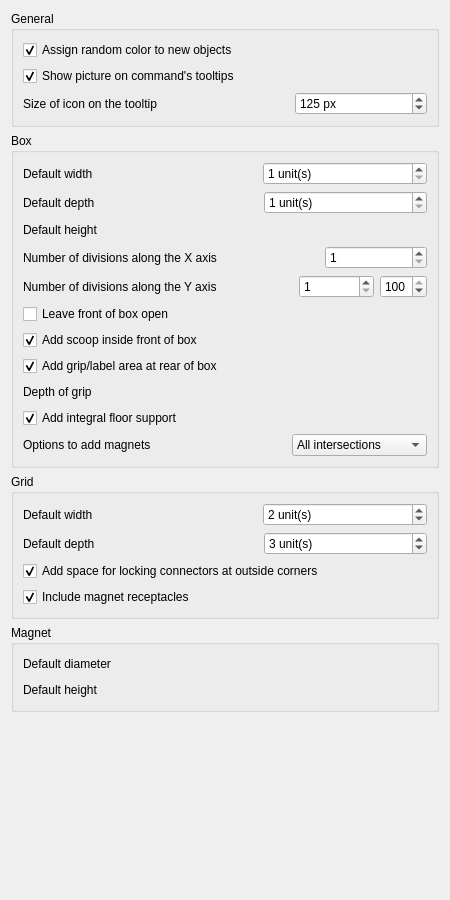
<?xml version="1.0" encoding="UTF-8"?>
<ui version="4.0">
 <class>FreeGridGui::PreferencesFreeGrid</class>
 <widget class="QWidget" name="FreeGridGui::PreferencesFreeGrid">
  <property name="geometry">
   <rect>
    <x>0</x>
    <y>0</y>
    <width>450</width>
    <height>900</height>
   </rect>
  </property>
  <property name="windowTitle">
   <string>General</string>
  </property>
  <layout class="QGridLayout" name="gridLayout">
   <item row="2" column="0">
    <widget class="QGroupBox" name="Grid">
     <property name="title">
      <string>Grid</string>
     </property>
     <layout class="QVBoxLayout" name="verticalLayout_3">
      <item>
       <layout class="QHBoxLayout" name="horizontalLayout_3">
        <property name="topMargin">
         <number>0</number>
        </property>
        <item>
         <widget class="QLabel" name="label_3">
          <property name="text">
           <string>Default width</string>
          </property>
         </widget>
        </item>
        <item>
         <spacer name="horizontalSpacer_3">
          <property name="orientation">
           <enum>Qt::Horizontal</enum>
          </property>
          <property name="sizeHint" stdset="0">
           <size>
            <width>40</width>
            <height>20</height>
           </size>
          </property>
         </spacer>
        </item>
        <item>
         <widget class="Gui::PrefSpinBox" name="GridWidth">
          <property name="sizePolicy">
           <sizepolicy hsizetype="MinimumExpanding" vsizetype="Fixed">
            <horstretch>0</horstretch>
            <verstretch>0</verstretch>
           </sizepolicy>
          </property>
          <property name="toolTip">
           <string>Number of 50[mm] units in X direction</string>
          </property>
          <property name="suffix">
           <string> unit(s)</string>
          </property>
          <property name="value">
           <number>2</number>
          </property>
          <property name="prefEntry" stdset="0">
           <cstring>GridWidth</cstring>
          </property>
          <property name="prefPath" stdset="0">
           <cstring>Mod/FreeGrid</cstring>
          </property>
         </widget>
        </item>
       </layout>
      </item>
      <item>
       <layout class="QHBoxLayout" name="horizontalLayout_4">
        <property name="topMargin">
         <number>0</number>
        </property>
        <item>
         <widget class="QLabel" name="label_4">
          <property name="text">
           <string>Default depth</string>
          </property>
         </widget>
        </item>
        <item>
         <spacer name="horizontalSpacer_4">
          <property name="orientation">
           <enum>Qt::Horizontal</enum>
          </property>
          <property name="sizeHint" stdset="0">
           <size>
            <width>40</width>
            <height>20</height>
           </size>
          </property>
         </spacer>
        </item>
        <item>
         <widget class="Gui::PrefSpinBox" name="GridDepth">
          <property name="sizePolicy">
           <sizepolicy hsizetype="MinimumExpanding" vsizetype="Fixed">
            <horstretch>0</horstretch>
            <verstretch>0</verstretch>
           </sizepolicy>
          </property>
          <property name="toolTip">
           <string>Number of 50[mm] units in Y direction</string>
          </property>
          <property name="suffix">
           <string> unit(s)</string>
          </property>
          <property name="value">
           <number>3</number>
          </property>
          <property name="prefEntry" stdset="0">
           <cstring>GridDepth</cstring>
          </property>
          <property name="prefPath" stdset="0">
           <cstring>Mod/FreeGrid</cstring>
          </property>
         </widget>
        </item>
       </layout>
      </item>
      <item>
       <widget class="Gui::PrefCheckBox" name="CornerConnectors">
        <property name="text">
         <string>Add space for locking connectors at outside corners</string>
        </property>
        <property name="checked">
         <bool>true</bool>
        </property>
        <property name="prefEntry" stdset="0">
         <cstring>CornerConnectors</cstring>
        </property>
        <property name="prefPath" stdset="0">
         <cstring>Mod/FreeGrid</cstring>
        </property>
       </widget>
      </item>
      <item>
       <widget class="Gui::PrefCheckBox" name="IncludeMagnets">
        <property name="enabled">
         <bool>true</bool>
        </property>
        <property name="text">
         <string>Include magnet receptacles</string>
        </property>
        <property name="checked">
         <bool>true</bool>
        </property>
        <property name="prefEntry" stdset="0">
         <cstring>IncludeMagnets</cstring>
        </property>
        <property name="prefPath" stdset="0">
         <cstring>Mod/FreeGrid</cstring>
        </property>
       </widget>
      </item>
     </layout>
    </widget>
   </item>
   <item row="0" column="0">
    <widget class="QGroupBox" name="General">
     <property name="title">
      <string>General</string>
     </property>
     <layout class="QVBoxLayout" name="verticalLayout">
      <item>
       <widget class="Gui::PrefCheckBox" name="RandomColor">
        <property name="toolTip">
         <string>This setting is different from the Part Design/Part setting</string>
        </property>
        <property name="text">
         <string>Assign random color to new objects</string>
        </property>
        <property name="checked">
         <bool>true</bool>
        </property>
        <property name="prefEntry" stdset="0">
         <cstring>RandomColor</cstring>
        </property>
        <property name="prefPath" stdset="0">
         <cstring>Mod/FreeGrid</cstring>
        </property>
       </widget>
      </item>
      <item>
       <widget class="Gui::PrefCheckBox" name="tooltipPicture">
        <property name="toolTip">
         <string>Command's icon is showed in the tooltip (need restart)</string>
        </property>
        <property name="text">
         <string>Show picture on command's tooltips</string>
        </property>
        <property name="checked">
         <bool>true</bool>
        </property>
        <property name="prefEntry" stdset="0">
         <cstring>tooltipPicture</cstring>
        </property>
        <property name="prefPath" stdset="0">
         <cstring>Mod/FreeGrid</cstring>
        </property>
       </widget>
      </item>
      <item>
       <layout class="QHBoxLayout" name="horizontalLayout_6">
        <property name="topMargin">
         <number>0</number>
        </property>
        <item>
         <widget class="QLabel" name="label_6">
          <property name="text">
           <string>Size of icon on the tooltip</string>
          </property>
         </widget>
        </item>
        <item>
         <spacer name="horizontalSpacer_6">
          <property name="orientation">
           <enum>Qt::Horizontal</enum>
          </property>
          <property name="sizeHint" stdset="0">
           <size>
            <width>40</width>
            <height>20</height>
           </size>
          </property>
         </spacer>
        </item>
        <item>
         <widget class="Gui::PrefSpinBox" name="iconTooltipSize">
          <property name="sizePolicy">
           <sizepolicy hsizetype="MinimumExpanding" vsizetype="Fixed">
            <horstretch>0</horstretch>
            <verstretch>0</verstretch>
           </sizepolicy>
          </property>
          <property name="toolTip">
           <string>Icon size (need restart)</string>
          </property>
          <property name="suffix">
           <string notr="true"> px</string>
          </property>
          <property name="minimum">
           <number>25</number>
          </property>
          <property name="maximum">
           <number>512</number>
          </property>
          <property name="singleStep">
           <number>5</number>
          </property>
          <property name="value">
           <number>125</number>
          </property>
          <property name="displayIntegerBase">
           <number>10</number>
          </property>
          <property name="prefEntry" stdset="0">
           <cstring>iconTooltipSize</cstring>
          </property>
          <property name="prefPath" stdset="0">
           <cstring>Mod/FreeGrid</cstring>
          </property>
         </widget>
        </item>
       </layout>
      </item>
     </layout>
    </widget>
   </item>
   <item row="4" column="0">
    <spacer name="verticalSpacer">
     <property name="orientation">
      <enum>Qt::Vertical</enum>
     </property>
     <property name="sizeHint" stdset="0">
      <size>
       <width>20</width>
       <height>40</height>
      </size>
     </property>
    </spacer>
   </item>
   <item row="1" column="0">
    <widget class="QGroupBox" name="Box">
     <property name="title">
      <string>Box</string>
     </property>
     <layout class="QVBoxLayout" name="verticalLayout_2">
      <item>
       <layout class="QHBoxLayout" name="horizontalLayout">
        <property name="topMargin">
         <number>0</number>
        </property>
        <item>
         <widget class="QLabel" name="label">
          <property name="text">
           <string>Default width</string>
          </property>
         </widget>
        </item>
        <item>
         <spacer name="horizontalSpacer">
          <property name="orientation">
           <enum>Qt::Horizontal</enum>
          </property>
          <property name="sizeHint" stdset="0">
           <size>
            <width>40</width>
            <height>20</height>
           </size>
          </property>
         </spacer>
        </item>
        <item>
         <widget class="Gui::PrefSpinBox" name="BoxWidth">
          <property name="sizePolicy">
           <sizepolicy hsizetype="MinimumExpanding" vsizetype="Fixed">
            <horstretch>0</horstretch>
            <verstretch>0</verstretch>
           </sizepolicy>
          </property>
          <property name="toolTip">
           <string>Number of 50[mm] units in X direction</string>
          </property>
          <property name="suffix">
           <string> unit(s)</string>
          </property>
          <property name="minimum">
           <number>1</number>
          </property>
          <property name="maximum">
           <number>50</number>
          </property>
          <property name="value">
           <number>1</number>
          </property>
          <property name="prefEntry" stdset="0">
           <cstring>BoxWidth</cstring>
          </property>
          <property name="prefPath" stdset="0">
           <cstring>Mod/FreeGrid</cstring>
          </property>
         </widget>
        </item>
       </layout>
      </item>
      <item>
       <layout class="QHBoxLayout" name="horizontalLayout_2">
        <property name="topMargin">
         <number>0</number>
        </property>
        <item>
         <widget class="QLabel" name="label_2">
          <property name="text">
           <string>Default depth</string>
          </property>
         </widget>
        </item>
        <item>
         <spacer name="horizontalSpacer_2">
          <property name="orientation">
           <enum>Qt::Horizontal</enum>
          </property>
          <property name="sizeHint" stdset="0">
           <size>
            <width>40</width>
            <height>20</height>
           </size>
          </property>
         </spacer>
        </item>
        <item>
         <widget class="Gui::PrefSpinBox" name="BoxDepth">
          <property name="sizePolicy">
           <sizepolicy hsizetype="MinimumExpanding" vsizetype="Fixed">
            <horstretch>0</horstretch>
            <verstretch>0</verstretch>
           </sizepolicy>
          </property>
          <property name="toolTip">
           <string>Number of 50[mm] units in Y direction</string>
          </property>
          <property name="suffix">
           <string> unit(s)</string>
          </property>
          <property name="minimum">
           <number>1</number>
          </property>
          <property name="maximum">
           <number>50</number>
          </property>
          <property name="value">
           <number>1</number>
          </property>
          <property name="prefEntry" stdset="0">
           <cstring>BoxDepth</cstring>
          </property>
          <property name="prefPath" stdset="0">
           <cstring>Mod/FreeGrid</cstring>
          </property>
         </widget>
        </item>
       </layout>
      </item>
      <item>
       <layout class="QHBoxLayout" name="horizontalLayout_5">
        <property name="topMargin">
         <number>0</number>
        </property>
        <item>
         <widget class="QLabel" name="label_5">
          <property name="text">
           <string>Default height</string>
          </property>
         </widget>
        </item>
        <item>
         <spacer name="horizontalSpacer_5">
          <property name="orientation">
           <enum>Qt::Horizontal</enum>
          </property>
          <property name="sizeHint" stdset="0">
           <size>
            <width>40</width>
            <height>20</height>
           </size>
          </property>
         </spacer>
        </item>
        <item>
         <widget class="Gui::PrefQuantitySpinBox" name="BoxHeight">
          <property name="sizePolicy">
           <sizepolicy hsizetype="MinimumExpanding" vsizetype="Fixed">
            <horstretch>0</horstretch>
            <verstretch>0</verstretch>
           </sizepolicy>
          </property>
          <property name="toolTip">
           <string>Height (in Z direction), enter value and unit</string>
          </property>
          <property name="unit" stdset="0">
           <string notr="true">mm</string>
          </property>
          <property name="value">
           <double>50.000000000000000</double>
          </property>
          <property name="prefEntry" stdset="0">
           <cstring>BoxHeight</cstring>
          </property>
          <property name="prefPath" stdset="0">
           <cstring>Mod/FreeGrid</cstring>
          </property>
         </widget>
        </item>
       </layout>
      </item>
      <item>
       <layout class="QHBoxLayout" name="horizontalLayout_9">
        <item>
         <widget class="QLabel" name="label_9">
          <property name="text">
           <string>Number of divisions along the X axis</string>
          </property>
         </widget>
        </item>
        <item>
         <spacer name="horizontalSpacer_9">
          <property name="orientation">
           <enum>Qt::Horizontal</enum>
          </property>
          <property name="sizeHint" stdset="0">
           <size>
            <width>40</width>
            <height>20</height>
           </size>
          </property>
         </spacer>
        </item>
        <item>
         <widget class="Gui::PrefSpinBox" name="DivisionsX">
          <property name="sizePolicy">
           <sizepolicy hsizetype="MinimumExpanding" vsizetype="Fixed">
            <horstretch>0</horstretch>
            <verstretch>0</verstretch>
           </sizepolicy>
          </property>
          <property name="toolTip">
           <string>dividers = divisions - 1</string>
          </property>
          <property name="minimum">
           <number>1</number>
          </property>
          <property name="maximum">
           <number>50</number>
          </property>
          <property name="prefEntry" stdset="0">
           <cstring>DivisionsX</cstring>
          </property>
          <property name="prefPath" stdset="0">
           <cstring>Mod/FreeGrid</cstring>
          </property>
         </widget>
        </item>
       </layout>
      </item>
      <item>
       <layout class="QHBoxLayout" name="horizontalLayout_11">
        <property name="topMargin">
         <number>0</number>
        </property>
        <item>
         <widget class="QLabel" name="label_10">
          <property name="text">
           <string>Number of divisions along the Y axis</string>
          </property>
         </widget>
        </item>
        <item>
         <spacer name="horizontalSpacer_10">
          <property name="orientation">
           <enum>Qt::Horizontal</enum>
          </property>
          <property name="sizeHint" stdset="0">
           <size>
            <width>40</width>
            <height>20</height>
           </size>
          </property>
         </spacer>
        </item>
        <item>
         <widget class="Gui::PrefSpinBox" name="DivisionsY">
          <property name="sizePolicy">
           <sizepolicy hsizetype="MinimumExpanding" vsizetype="Fixed">
            <horstretch>0</horstretch>
            <verstretch>0</verstretch>
           </sizepolicy>
          </property>
          <property name="toolTip">
           <string>dividers = divisions - 1</string>
          </property>
          <property name="minimum">
           <number>1</number>
          </property>
          <property name="maximum">
           <number>50</number>
          </property>
          <property name="prefEntry" stdset="0">
           <cstring>DivisionsY</cstring>
          </property>
          <property name="prefPath" stdset="0">
           <cstring>Mod/FreeGrid</cstring>
          </property>
         </widget>
        </item>
        <item>
         <widget class="Gui::PrefSpinBox" name="DivisionHeight">
          <property name="toolTip">
           <string>Divider height in percent</string>
          </property>
          <property name="minimum">
           <number>1</number>
          </property>
          <property name="maximum">
           <number>100</number>
          </property>
          <property name="value">
           <number>100</number>
          </property>
          <property name="prefEntry" stdset="0">
           <cstring>DivisionHeight</cstring>
          </property>
          <property name="prefPath" stdset="0">
           <cstring>Mod/FreeGrid</cstring>
          </property>
         </widget>
        </item>
       </layout>
      </item>
      <item>
       <widget class="Gui::PrefCheckBox" name="BoxOpenFront">
        <property name="text">
         <string>Leave front of box open</string>
        </property>
        <property name="prefEntry" stdset="0">
         <cstring>BoxOpenFront</cstring>
        </property>
        <property name="prefPath" stdset="0">
         <cstring>Mod/FreeGrid</cstring>
        </property>
       </widget>
      </item>
      <item>
       <widget class="Gui::PrefCheckBox" name="BoxRamp">
        <property name="text">
         <string>Add scoop inside front of box</string>
        </property>
        <property name="checked">
         <bool>true</bool>
        </property>
        <property name="prefEntry" stdset="0">
         <cstring>BoxRamp</cstring>
        </property>
        <property name="prefPath" stdset="0">
         <cstring>Mod/FreeGrid</cstring>
        </property>
       </widget>
      </item>
      <item>
       <widget class="Gui::PrefCheckBox" name="BoxGrip">
        <property name="text">
         <string>Add grip/label area at rear of box</string>
        </property>
        <property name="checked">
         <bool>true</bool>
        </property>
        <property name="prefEntry" stdset="0">
         <cstring>BoxGrip</cstring>
        </property>
        <property name="prefPath" stdset="0">
         <cstring>Mod/FreeGrid</cstring>
        </property>
       </widget>
      </item>
      <item>
       <layout class="QHBoxLayout" name="horizontalLayout_12">
        <property name="topMargin">
         <number>0</number>
        </property>
        <item>
         <widget class="QLabel" name="label_12">
          <property name="text">
           <string>Depth of grip</string>
          </property>
         </widget>
        </item>
        <item>
         <spacer name="horizontalSpacer_12">
          <property name="orientation">
           <enum>Qt::Horizontal</enum>
          </property>
          <property name="sizeHint" stdset="0">
           <size>
            <width>40</width>
            <height>20</height>
           </size>
          </property>
         </spacer>
        </item>
        <item>
         <widget class="Gui::PrefQuantitySpinBox" name="BoxGripDepth">
          <property name="sizePolicy">
           <sizepolicy hsizetype="MinimumExpanding" vsizetype="Fixed">
            <horstretch>0</horstretch>
            <verstretch>0</verstretch>
           </sizepolicy>
          </property>
          <property name="toolTip">
           <string>Height (in Z direction), enter value and unit</string>
          </property>
          <property name="unit" stdset="0">
           <string notr="true">mm</string>
          </property>
          <property name="value">
           <double>15.000000000000000</double>
          </property>
          <property name="prefEntry" stdset="0">
           <cstring>BoxGripDepth</cstring>
          </property>
          <property name="prefPath" stdset="0">
           <cstring>Mod/FreeGrid</cstring>
          </property>
         </widget>
        </item>
       </layout>
      </item>
      <item>
       <widget class="Gui::PrefCheckBox" name="FloorSupport">
        <property name="text">
         <string>Add integral floor support</string>
        </property>
        <property name="checked">
         <bool>true</bool>
        </property>
        <property name="prefEntry" stdset="0">
         <cstring>FloorSupport</cstring>
        </property>
        <property name="prefPath" stdset="0">
         <cstring>Mod/FreeGrid</cstring>
        </property>
       </widget>
      </item>
      <item>
       <layout class="QHBoxLayout" name="horizontalLayout_10">
        <property name="topMargin">
         <number>0</number>
        </property>
        <item>
         <widget class="QLabel" name="label_11">
          <property name="text">
           <string>Options to add magnets</string>
          </property>
         </widget>
        </item>
        <item>
         <spacer name="horizontalSpacer_11">
          <property name="orientation">
           <enum>Qt::Horizontal</enum>
          </property>
          <property name="sizeHint" stdset="0">
           <size>
            <width>40</width>
            <height>20</height>
           </size>
          </property>
         </spacer>
        </item>
        <item>
         <widget class="Gui::PrefComboBox" name="MagnetOption">
          <property name="sizePolicy">
           <sizepolicy hsizetype="MinimumExpanding" vsizetype="Fixed">
            <horstretch>0</horstretch>
            <verstretch>0</verstretch>
           </sizepolicy>
          </property>
          <property name="currentText">
           <string>All intersections</string>
          </property>
          <property name="prefEntry" stdset="0">
           <cstring>MagnetOption</cstring>
          </property>
          <property name="prefPath" stdset="0">
           <cstring>Mod/FreeGrid</cstring>
          </property>
          <item>
           <property name="text">
            <string>All intersections</string>
           </property>
          </item>
          <item>
           <property name="text">
            <string>Corners only</string>
           </property>
          </item>
          <item>
           <property name="text">
            <string>No magnets</string>
           </property>
          </item>
         </widget>
        </item>
       </layout>
      </item>
     </layout>
    </widget>
   </item>
   <item row="3" column="0">
    <widget class="QGroupBox" name="Magnet">
     <property name="title">
      <string>Magnet</string>
     </property>
     <layout class="QVBoxLayout" name="verticalLayout_4">
      <item>
       <layout class="QHBoxLayout" name="horizontalLayout_7">
        <property name="topMargin">
         <number>0</number>
        </property>
        <item>
         <widget class="QLabel" name="label_7">
          <property name="text">
           <string>Default diameter</string>
          </property>
         </widget>
        </item>
        <item>
         <spacer name="horizontalSpacer_7">
          <property name="orientation">
           <enum>Qt::Horizontal</enum>
          </property>
          <property name="sizeHint" stdset="0">
           <size>
            <width>40</width>
            <height>20</height>
           </size>
          </property>
         </spacer>
        </item>
        <item>
         <widget class="Gui::PrefQuantitySpinBox" name="MagnetDiameter">
          <property name="toolTip">
           <string>Magnet's diamter at creation time</string>
          </property>
          <property name="unit" stdset="0">
           <string notr="true">mm</string>
          </property>
          <property name="value">
           <double>6.000000000000000</double>
          </property>
          <property name="prefEntry" stdset="0">
           <cstring>MagnetDiameter</cstring>
          </property>
          <property name="prefPath" stdset="0">
           <cstring>Mod/FreeGrid</cstring>
          </property>
         </widget>
        </item>
       </layout>
      </item>
      <item>
       <layout class="QHBoxLayout" name="horizontalLayout_8">
        <property name="topMargin">
         <number>0</number>
        </property>
        <item>
         <widget class="QLabel" name="label_8">
          <property name="text">
           <string>Default height</string>
          </property>
         </widget>
        </item>
        <item>
         <spacer name="horizontalSpacer_8">
          <property name="orientation">
           <enum>Qt::Horizontal</enum>
          </property>
          <property name="sizeHint" stdset="0">
           <size>
            <width>40</width>
            <height>20</height>
           </size>
          </property>
         </spacer>
        </item>
        <item>
         <widget class="Gui::PrefQuantitySpinBox" name="MagnetHeight">
          <property name="toolTip">
           <string>Magnet's height at creation time</string>
          </property>
          <property name="unit" stdset="0">
           <string notr="true">mm</string>
          </property>
          <property name="value">
           <double>2.000000000000000</double>
          </property>
          <property name="prefEntry" stdset="0">
           <cstring>MagnetHeight</cstring>
          </property>
          <property name="prefPath" stdset="0">
           <cstring>Mod/FreeGrid</cstring>
          </property>
         </widget>
        </item>
       </layout>
      </item>
     </layout>
    </widget>
   </item>
  </layout>
 </widget>
 <customwidgets>
  <customwidget>
   <class>Gui::QuantitySpinBox</class>
   <extends>QWidget</extends>
   <header>Gui/QuantitySpinBox.h</header>
  </customwidget>
  <customwidget>
   <class>Gui::PrefSpinBox</class>
   <extends>QSpinBox</extends>
   <header>Gui/PrefWidgets.h</header>
  </customwidget>
  <customwidget>
   <class>Gui::PrefCheckBox</class>
   <extends>QCheckBox</extends>
   <header>Gui/PrefWidgets.h</header>
  </customwidget>
  <customwidget>
   <class>Gui::PrefComboBox</class>
   <extends>QComboBox</extends>
   <header>Gui/PrefWidgets.h</header>
  </customwidget>
  <customwidget>
   <class>Gui::PrefQuantitySpinBox</class>
   <extends>Gui::QuantitySpinBox</extends>
   <header>Gui/PrefWidgets.h</header>
  </customwidget>
 </customwidgets>
 <resources/>
 <connections/>
</ui>
